Frame 1 (no input): blank canvas, image omitted
Frame 60 (the mouse pressed at the canvas centre just before this capture): blank canvas, image omitted
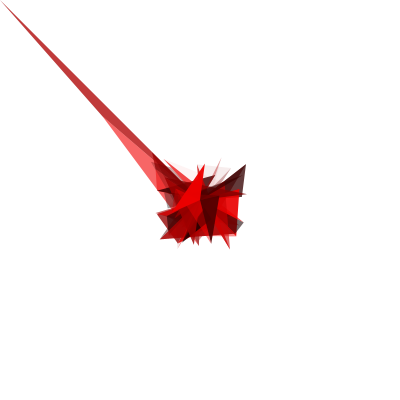
Frame 120 (the mouse held since frame 60 and released just before this capture)

The Processing sketch whose frames 1 and 60 were blank and that drew this single picture after the mouse press (run headless with seeded random() and noise(); from frame 60 on, the mouse is pressed at the canvas centre):

// Processing sketch: processing_161351
// ── processing_161351.pde

float med_mouseX=mouseX;
float med_mouseY=mouseY;
float old_mouseX=0;
float old_mouseY=0;
float red=random(0,255);

void setup() {
  size(400,400);
  background(255);
}

void draw(){
  noStroke();
  med_mouseX=(mouseX+pmouseX)*0.5+random(-50,50);
  med_mouseY=(mouseY+pmouseY)*0.5+random(-50,50);

  if(mousePressed){
    if(old_mouseX==0){
      old_mouseX=mouseX;
    }
    if(old_mouseY==0){
      old_mouseY=mouseY;
    }
    fill(random(0,255),0,0,random(0,255));
    beginShape();
      vertex(mouseX,mouseY);
      vertex(med_mouseX,med_mouseY);
      vertex(pmouseX,pmouseY);
    endShape();
  
  fill(random(0,255),0,0,random(0,255)); 
    beginShape();
      vertex(med_mouseX,med_mouseY);
      vertex(pmouseX,pmouseY);
      vertex(old_mouseX,old_mouseY);
    endShape();
    
    old_mouseX=med_mouseX;
    old_mouseY=med_mouseY;
  }
}

void mouseClicked() {
  med_mouseX=mouseX;
  med_mouseY=mouseY;
  old_mouseX=mouseX;
  old_mouseY=mouseY; 
}

void keyPressed(){
  if(key=='s'){
    saveImage();
  }
  if(key=='x'){
    background(255);
  }
  if(key=='e'){
    filter(ERODE);
    filter(ERODE);
    filter(ERODE);
  }
  if(key=='d'){
    filter(DILATE);
    filter(DILATE);
    filter(DILATE);
  }  
}

 void saveImage() {
  String fileName = timeStamp()+".tiff";
  PImage imageSave = get(0,0,width,height);
  imageSave.save(fileName);
}
 
String timeStamp() {
 String timestamp = year()+"_"+month()+"_"+day()+"_"+minute()+"_"+second()+"_"+millis();
 return timestamp;
}
